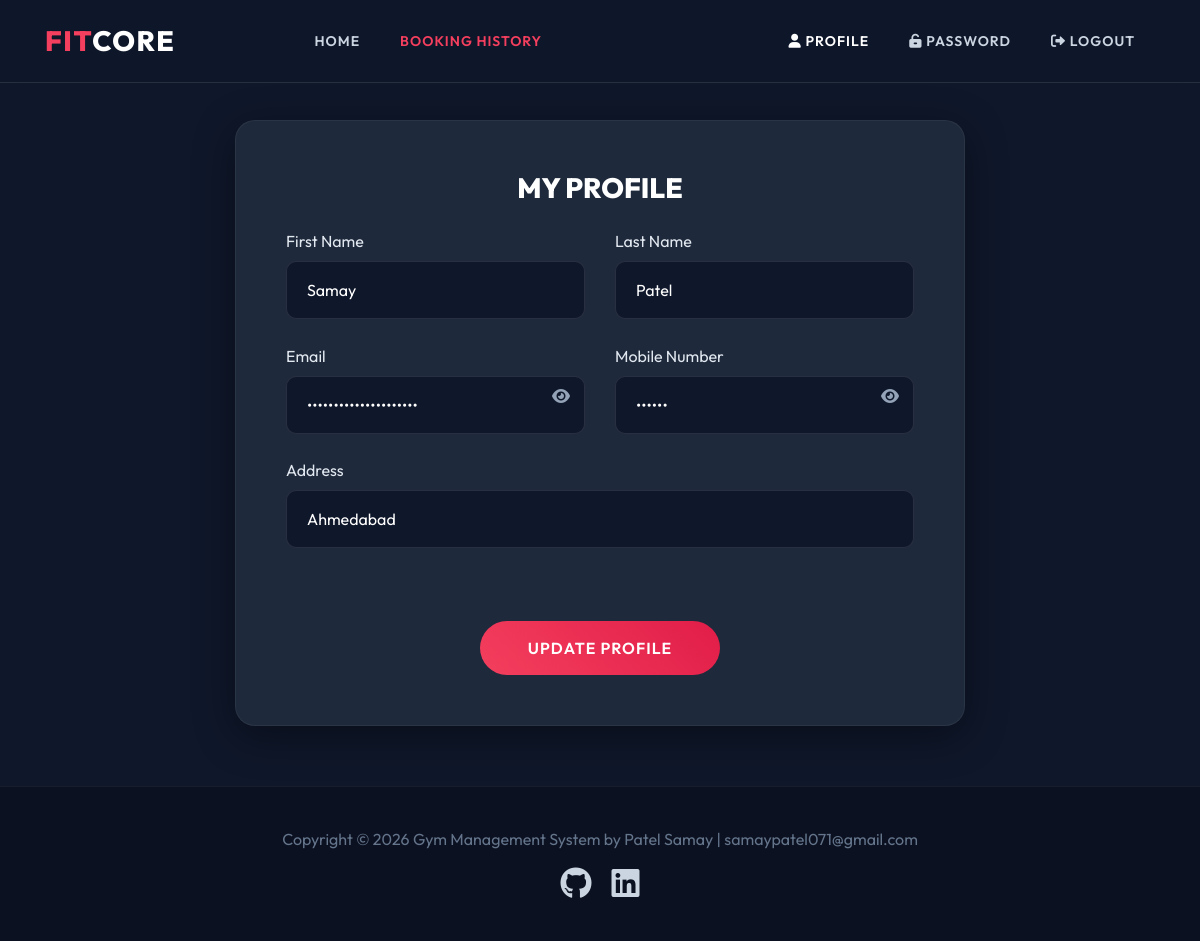
The page /user_profile/ (signed in) on the database its author committed.
### gym/models.py (models this page shows, shortened)
class Signup(models.Model):
    user = models.ForeignKey(User, on_delete=models.CASCADE, null=True)
    mobile = models.CharField(max_length=15, null=True)
    state = models.CharField(max_length=150, null=True)
    city = models.CharField(max_length=150, null=True)
    address = models.CharField(max_length=200, null=True)
    creationdate = models.DateTimeField(auto_now_add=True)

### gym/views.py (the view, shortened to what this page needs)
# urls.py: path('user_profile/', user_profile, name="user_profile"),
def user_profile(request):
    data = Signup.objects.get_or_create(user=request.user, defaults={'mobile': '0000000000', 'address': 'Admin / System User'})[0]
    return render(request, "user_profile.html", locals())

### gym/templates/user_profile.html (shortened to what this page needs)
{% load static %}
<!DOCTYPE html>
<html lang="en">
<head>
    <link rel="stylesheet" href="https://cdnjs.cloudflare.com/ajax/libs/font-awesome/6.0.0/css/all.min.css">
    <link rel="stylesheet" href="{% static 'assets/css/bootstrap.min.css' %}">
    <link rel="stylesheet" href="{% static 'assets/css/custom.css' %}">
</head>
<body>
<nav class="navbar navbar-expand-lg navbar-custom">
    <div class="container">
        <a class="navbar-brand" href="/">FIT<span style="color:#ffffff;">CORE</span></a>
        <div class="collapse navbar-collapse" id="navbarNav">
            <ul class="navbar-nav mx-auto">
                <li class="nav-item"><a class="nav-link" href="/">Home</a></li>
                <li class="nav-item"><a class="nav-link" href="/booking_history/" style="color:#f43f5e!important;">Booking History</a></li>
            </ul>
            <ul class="navbar-nav ml-auto">
                <li class="nav-item"><a class="nav-link" href="/user_profile/" style="color:#ffffff!important;"><i class="fa fa-user"></i> Profile</a></li>
                <li class="nav-item"><a class="nav-link" href="/user_change_password/"><i class="fa fa-unlock-alt"></i> Password</a></li>
                <li class="nav-item"><a class="nav-link" href="/user_logout/"><i class="fa fa-sign-out-alt"></i> Logout</a></li>
            </ul>
        </div>
    </div>
</nav>
<div class="inner-page-wrapper">
    <div class="container">
        <div class="row justify-content-center">
            <div class="col-lg-8">
                <form class="custom-form" method="post" action="" enctype="multipart/form-data">
                    <h3 class="mb-4 text-center text-white" style="font-weight: 800; text-transform:uppercase;">My Profile</h3>
                    <div class="row">
                        <div class="col-md-6">
                            <label>First Name</label>
                            <input type="text" name="firstname" class="custom-input" required value="{{data.user.first_name}}">
                        </div>
                        <div class="col-md-6">
                            <label>Last Name</label>
                            <input type="text" name="secondname" class="custom-input" required value="{{data.user.last_name}}">
                        </div>
                        <div class="col-md-6">
                            <label>Email</label>
                            <input type="password" name="email" id="email" class="custom-input mb-0" value="{{data.user.username}}" readonly>
                            <span class="fa fa-eye field-icon toggle-password-2" id="email-eye" onclick="togglePassword2()"></span>
                        </div>
                        <div class="col-md-6 mt-4 mt-md-0">
                            <label>Mobile Number</label>
                            <input type="password" name="mobile" id="mobile" class="custom-input mb-0" value="{{data.mobile}}" readonly>
                            <span class="fa fa-eye field-icon toggle-password" id="mobile-eye" onclick="togglePassword()"></span>
                        </div>
                        <div class="col-12 mt-4">
                            <label>Address</label>
                            <input type="text" name="address" class="custom-input" value="{{data.address}}" required>
                        </div>
                        <div class="col-12 text-center mt-5">
                            <button type="submit" class="btn-primary-custom px-5 border-0">Update Profile</button>
                        </div>
                    </div>
                </form>
            </div>
        </div>
    </div>
</div>
<footer>
    <div class="container">
        <p>Copyright &copy; <script>document.write(new Date().getFullYear());</script> Gym Management System by Patel Samay | samaypatel071@gmail.com</p>
                    <div style="margin-top: 15px; display: flex; justify-content: center; align-items: center; gap: 20px;">
                        <a href="https://github.com/Samay-P07" target="_blank" title="GitHub" style="color:#cbd5e1; text-decoration:none;"><i class="fab fa-github fa-2x" style="transition:0.3s;" onmouseover="this.style.color='#f43f5e'" onmouseout="this.style.color='#cbd5e1'"></i></a>
                        <a href="https://linkedin.com/in/samaypatel7" target="_blank" title="LinkedIn" style="color:#cbd5e1; text-decoration:none;"><i class="fab fa-linkedin fa-2x" style="transition:0.3s;" onmouseover="this.style.color='#f43f5e'" onmouseout="this.style.color='#cbd5e1'"></i></a>
                    </div>
    </div>
</footer>
</body>
</html>

### gym/static/assets/css/custom.css (style rules this page uses)
body { font-family: 'Outfit', sans-serif; background-color: #0f172a; color: #e2e8f0; margin: 0; padding: 0; overflow-x: hidden; }
.navbar-custom { background: rgba(15, 23, 42, 0.85); backdrop-filter: blur(12px); border-bottom: 1px solid rgba(255,255,255,0.1); position: fixed; top: 0; width: 100%; z-index: 999; padding: 15px 0; }
.navbar-custom .navbar-brand { font-weight: 800; color: #f43f5e; font-size: 28px; letter-spacing: 1.5px; }
.navbar-custom .nav-link { color: #cbd5e1 !important; font-weight: 600; margin: 0 12px; text-transform: uppercase; font-size: 14px; letter-spacing: 1px; transition: color 0.3s ease; }
.btn-primary-custom { background: linear-gradient(45deg, #f43f5e, #e11d48); color: white !important; padding: 15px 35px; border-radius: 30px; font-weight: 600; border: none; transition: transform 0.3s ease, box-shadow 0.3s ease; text-transform: uppercase; letter-spacing: 1px; display: inline-block; cursor: pointer; }
.custom-form { background: #1e293b; padding: 50px; border-radius: 20px; box-shadow: 0 10px 40px rgba(0,0,0,0.4); border: 1px solid rgba(255,255,255,0.05); }
.custom-input { background: #0f172a; border: 1px solid rgba(255,255,255,0.1); color: #ffffff; border-radius: 10px; padding: 16px 20px; width: 100%; margin-bottom: 25px; font-size: 16px; transition: border-color 0.3s ease, box-shadow 0.3s ease; }
footer { background: #0b1120; padding: 40px 0; text-align: center; color: #64748b; border-top: 1px solid rgba(255,255,255,0.05); }
footer a { color: #f43f5e; text-decoration: none; }
.inner-page-wrapper { padding-top: 120px; padding-bottom: 60px; }
input, select, textarea { background: #0f172a !important; border: 1px solid rgba(255,255,255,0.1) !important; color: white !important; padding: 10px; border-radius: 5px; }
label { color: #e2e8f0 !important; }

### gym/templates/user_profile.html (style rules this page uses)
.field-icon { float: right; margin-top: -46px; margin-right: 15px; position: relative; z-index: 2; color: #94a3b8; cursor: pointer; }

### rows shown on the page
Signup: firstname "Samay", secondname "Patel", address "Ahmedabad"
